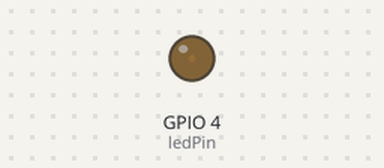
Recording of a sketch running on a simulated ESP32. On the bench: output pins drawn as LEDs (lit = HIGH).

Above: at 0.05 s.
At 2.15 s:
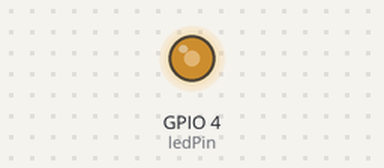
At 3.45 s:
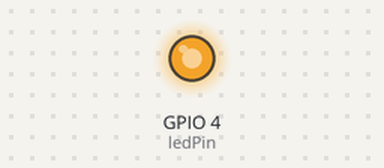
At 6.9 s:
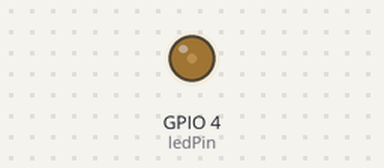
Timing chart, 0 to 10.0 s (numbered marks = the images above):
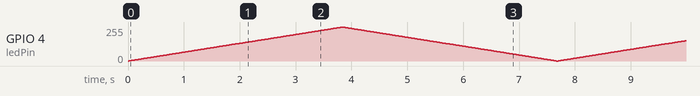

The sketch:

Flashlight_Brightness_PWM.ino
```cpp
// (licence header left out)
// flashlight is connected to GPIO 4
const int ledPin = 4;

// setting PWM properties
const int freq = 5000;
const int ledChannel = 0;
const int resolution = 8;

void setup(){
  // configure LED PWM functionalities
  ledcSetup(ledChannel, freq, resolution);
  // attach the channel to the GPIO to be controlled
  ledcAttachPin(ledPin, ledChannel);
}

void loop(){
  // increase the LED brightness
  for(int dutyCycle = 0; dutyCycle <= 255; dutyCycle++){
    // changing the LED brightness with PWM
    ledcWrite(ledChannel, dutyCycle);
    delay(15);
  }
  // decrease the LED brightness
  for(int dutyCycle = 255; dutyCycle >= 0; dutyCycle--){
    // changing the LED brightness with PWM
    ledcWrite(ledChannel, dutyCycle);
    delay(15);
  }
}
```
